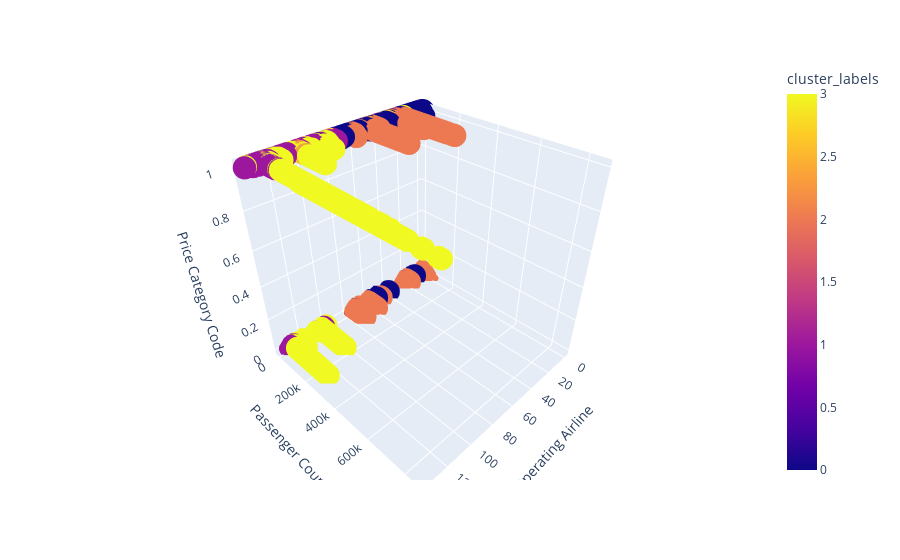

Here is the notebook cell this chart was saved with:
### Code cell
import plotly.express as px

x_val = 'Operating Airline'
y_val = 'Passenger Count'
z_val = 'Price Category Code'

fig = px.scatter_3d(df, x=x_val, y=y_val, z=z_val, color='cluster_labels', labels='cluster_labels')
fig.show()

### Figure 1 — Plotly figure (JSON) as saved in the notebook; plotly's stock layout.template omitted (floating-point values rounded to 4 significant figures; data arrays with more than 128 entries replaced by an {"elided": "..."} marker saying what was removed)
{"data": [{"hovertemplate": "Operating Airline=%{x}<br>Passenger Count=%{y}<br>Price Category Code=%{z}<br>cluster_labels=%{marker.color}<extra></extra>", "legendgroup": "", "marker": {"color": {"elided": "35649 int values"}, "coloraxis": "coloraxis", "symbol": "circle"}, "mode": "markers", "name": "", "scene": "scene", "showlegend": false, "type": "scatter3d", "x": {"elided": "35649 int values"}, "y": {"elided": "35649 int values"}, "z": {"elided": "35649 int values"}}], "layout": {"coloraxis": {"colorbar": {"title": {"text": "cluster_labels"}}, "colorscale": [[0, "#0d0887"], [0.1111, "#46039f"], [0.2222, "#7201a8"], [0.3333, "#9c179e"], [0.4444, "#bd3786"], [0.5556, "#d8576b"], [0.6667, "#ed7953"], [0.7778, "#fb9f3a"], [0.8889, "#fdca26"], [1, "#f0f921"]]}, "legend": {"tracegroupgap": 0}, "margin": {"t": 60}, "scene": {"domain": {"x": [0, 1], "y": [0, 1]}, "xaxis": {"title": {"text": "Operating Airline"}}, "yaxis": {"title": {"text": "Passenger Count"}}, "zaxis": {"title": {"text": "Price Category Code"}}}}}
